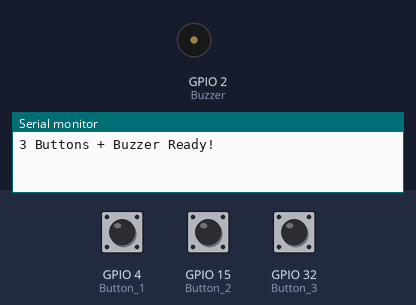
This sketch was run on a simulated ESP32. On the bench: buzzer (waves = sounding, pin HIGH), the last lines printed to the serial monitor. The inputs (shaded band) are chosen by the test bench; at power-on: GPIO 4 (Button_1) HIGH, GPIO 15 (Button_2) HIGH, GPIO 32 (Button_3) HIGH.

Above: at 1.2 s.
1.3 s: GPIO 4 (Button_1) pulled LOW for 1 s
At 1.7 s:
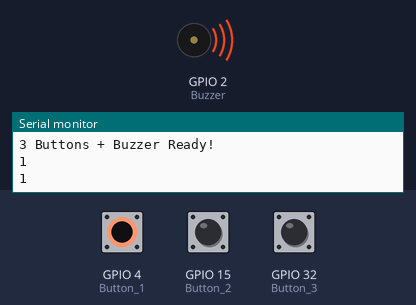
4.3 s: GPIO 15 (Button_2) pulled LOW for 3.2 s
At 8.2 s:
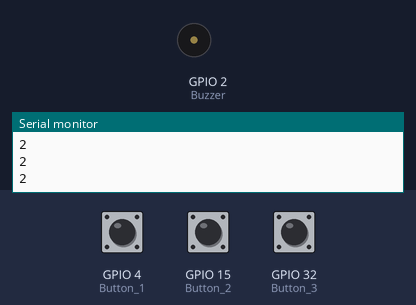
9.0 s: GPIO 4 (Button_1) pulled LOW for 3.2 s
At 9.22 s:
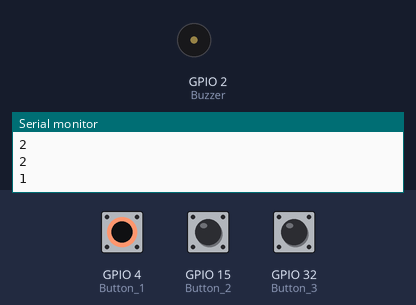
13.7 s: GPIO 32 (Button_3) pulled LOW for 3.2 s
At 17.8 s:
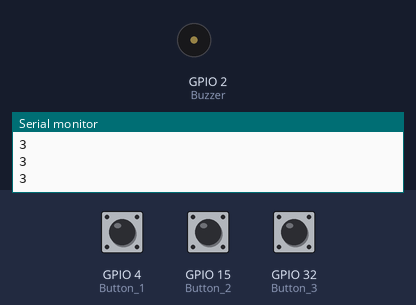
Timing chart, 0 to 19.3 s (numbered marks = the images above; inputs shaded):
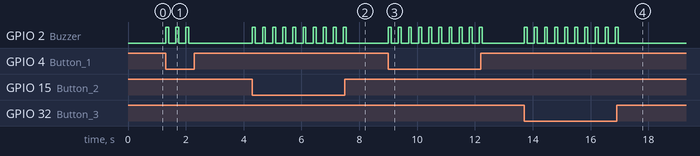

The sketch:

simple-3-buttons.ino
```cpp
//Simple 3 Buttons + Buzzer
//Buttons: 4, 15, 32  |  Buzzer: Pin 0

void setup() {
  Serial.begin(115200);

  pinMode(4, INPUT_PULLUP);   // Button 1
  pinMode(15, INPUT_PULLUP);  // Button 2
  pinMode(32, INPUT_PULLUP);  // Button 3
  pinMode(2, OUTPUT);         // Buzzer (Pin 2 - built-in LED)

  Serial.println("3 Buttons + Buzzer Ready!");
}

void loop() {
  if (digitalRead(4) == LOW) {
    Serial.println("1");
    beep();
    delay(200);
  }

  if (digitalRead(15) == LOW) {
    Serial.println("2");
    beep();
    delay(200);
  }

  if (digitalRead(32) == LOW) {
    Serial.println("3");
    beep();
    delay(200);
  }

  delay(50);
}

void beep() {
  digitalWrite(2, HIGH);  // Pin 2 - built-in LED + buzzer
  delay(100);
  digitalWrite(2, LOW);
}
```

Measured:
- after the input at 1.3 s, GPIO 2 (Buzzer): alternates HIGH for 0.10 s and LOW for 0.25 s, 6 changes in all, then stays LOW, starting at once
- after the input at 4.3 s, GPIO 2 (Buzzer): alternates HIGH for 0.10 s and LOW for 0.25 s, 20 changes in all, then stays LOW, starting at once
- after the input at 9.0 s, GPIO 2 (Buzzer): alternates HIGH for 0.10 s and LOW for 0.25 s, 20 changes in all, then stays LOW, starting at once
- after the input at 13.7 s, GPIO 2 (Buzzer): alternates HIGH for 0.10 s and LOW for 0.25 s, 20 changes in all, then stays LOW, starting at once
